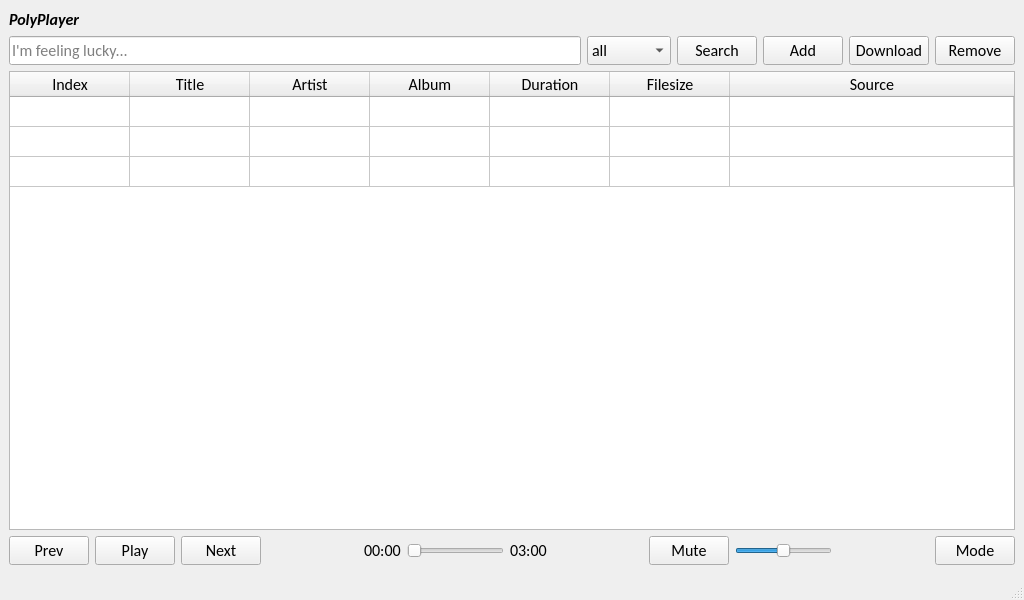
<?xml version="1.0" encoding="UTF-8"?>
<ui version="4.0">
 <author>Carl Cheung</author>
 <class>MainWindow</class>
 <widget class="QMainWindow" name="MainWindow">
  <property name="geometry">
   <rect>
    <x>0</x>
    <y>0</y>
    <width>1024</width>
    <height>600</height>
   </rect>
  </property>
  <property name="minimumSize">
   <size>
    <width>640</width>
    <height>480</height>
   </size>
  </property>
  <property name="font">
   <font>
    <family>Calibri</family>
    <pointsize>12</pointsize>
    <weight>50</weight>
    <bold>false</bold>
   </font>
  </property>
  <property name="windowTitle">
   <string>MainWindow</string>
  </property>
  <property name="autoFillBackground">
   <bool>true</bool>
  </property>
  <widget class="QWidget" name="centralwidget">
   <layout class="QVBoxLayout" name="verticalLayout_2">
    <item>
     <widget class="QLabel" name="title">
      <property name="font">
       <font>
        <weight>75</weight>
        <italic>true</italic>
        <bold>true</bold>
        <strikeout>false</strikeout>
       </font>
      </property>
      <property name="text">
       <string>PolyPlayer</string>
      </property>
     </widget>
    </item>
    <item>
     <layout class="QVBoxLayout" name="verticalLayout">
      <item>
       <layout class="QHBoxLayout" name="horizontalLayout">
        <item>
         <widget class="QLineEdit" name="global_search">
          <property name="text">
           <string/>
          </property>
          <property name="maxLength">
           <number>32</number>
          </property>
          <property name="placeholderText">
           <string>I'm feeling lucky...</string>
          </property>
         </widget>
        </item>
        <item>
         <widget class="QComboBox" name="dl_source">
          <item>
           <property name="text">
            <string>all</string>
           </property>
          </item>
          <item>
           <property name="text">
            <string>netease</string>
           </property>
          </item>
          <item>
           <property name="text">
            <string>qqmusic</string>
           </property>
          </item>
          <item>
           <property name="text">
            <string>xiami</string>
           </property>
          </item>
          <item>
           <property name="text">
            <string>migu</string>
           </property>
          </item>
          <item>
           <property name="text">
            <string>baidu</string>
           </property>
          </item>
          <item>
           <property name="text">
            <string>kugou</string>
           </property>
          </item>
         </widget>
        </item>
        <item>
         <widget class="QPushButton" name="pushButton_search">
          <property name="text">
           <string>Search</string>
          </property>
         </widget>
        </item>
        <item>
         <widget class="QPushButton" name="pushButton_add">
          <property name="text">
           <string>Add</string>
          </property>
         </widget>
        </item>
        <item>
         <widget class="QPushButton" name="pushButton_download">
          <property name="text">
           <string>Download</string>
          </property>
         </widget>
        </item>
        <item>
         <widget class="QPushButton" name="pushButton_download_2">
          <property name="text">
           <string>Remove</string>
          </property>
         </widget>
        </item>
       </layout>
      </item>
      <item>
       <widget class="QTableWidget" name="tableWidget">
        <property name="font">
         <font>
          <family>Calibri</family>
          <pointsize>12</pointsize>
          <weight>50</weight>
          <bold>false</bold>
         </font>
        </property>
        <property name="tabletTracking">
         <bool>true</bool>
        </property>
        <attribute name="horizontalHeaderCascadingSectionResizes">
         <bool>true</bool>
        </attribute>
        <attribute name="horizontalHeaderDefaultSectionSize">
         <number>120</number>
        </attribute>
        <attribute name="horizontalHeaderShowSortIndicator" stdset="0">
         <bool>true</bool>
        </attribute>
        <attribute name="horizontalHeaderStretchLastSection">
         <bool>true</bool>
        </attribute>
        <attribute name="verticalHeaderVisible">
         <bool>false</bool>
        </attribute>
        <attribute name="verticalHeaderCascadingSectionResizes">
         <bool>true</bool>
        </attribute>
        <attribute name="verticalHeaderDefaultSectionSize">
         <number>30</number>
        </attribute>
        <attribute name="verticalHeaderShowSortIndicator" stdset="0">
         <bool>true</bool>
        </attribute>
        <row>
         <property name="text">
          <string>1</string>
         </property>
        </row>
        <row>
         <property name="text">
          <string>2</string>
         </property>
        </row>
        <row>
         <property name="text">
          <string>3</string>
         </property>
        </row>
        <column>
         <property name="text">
          <string>Index</string>
         </property>
        </column>
        <column>
         <property name="text">
          <string>Title</string>
         </property>
        </column>
        <column>
         <property name="text">
          <string>Artist</string>
         </property>
        </column>
        <column>
         <property name="text">
          <string>Album</string>
         </property>
        </column>
        <column>
         <property name="text">
          <string>Duration</string>
         </property>
        </column>
        <column>
         <property name="text">
          <string>Filesize</string>
         </property>
        </column>
        <column>
         <property name="text">
          <string>Source</string>
         </property>
        </column>
       </widget>
      </item>
      <item>
       <layout class="QHBoxLayout" name="horizontalLayout_2">
        <item>
         <widget class="QPushButton" name="pushButton_prev">
          <property name="text">
           <string>Prev</string>
          </property>
         </widget>
        </item>
        <item>
         <widget class="QPushButton" name="pushButton_play">
          <property name="text">
           <string>Play</string>
          </property>
         </widget>
        </item>
        <item>
         <widget class="QPushButton" name="pushButton_next">
          <property name="text">
           <string>Next</string>
          </property>
         </widget>
        </item>
        <item>
         <spacer name="horizontalSpacer">
          <property name="orientation">
           <enum>Qt::Horizontal</enum>
          </property>
          <property name="sizeHint" stdset="0">
           <size>
            <width>40</width>
            <height>20</height>
           </size>
          </property>
         </spacer>
        </item>
        <item>
         <widget class="QLabel" name="label_current_play_time">
          <property name="text">
           <string>00:00</string>
          </property>
         </widget>
        </item>
        <item>
         <widget class="QSlider" name="horizontalSlider_play_progress">
          <property name="orientation">
           <enum>Qt::Horizontal</enum>
          </property>
          <property name="invertedAppearance">
           <bool>false</bool>
          </property>
          <property name="tickPosition">
           <enum>QSlider::NoTicks</enum>
          </property>
         </widget>
        </item>
        <item>
         <widget class="QLabel" name="label_total_play_time">
          <property name="text">
           <string>03:00</string>
          </property>
         </widget>
        </item>
        <item>
         <spacer name="horizontalSpacer_2">
          <property name="orientation">
           <enum>Qt::Horizontal</enum>
          </property>
          <property name="sizeHint" stdset="0">
           <size>
            <width>40</width>
            <height>20</height>
           </size>
          </property>
         </spacer>
        </item>
        <item>
         <widget class="QPushButton" name="pushButton">
          <property name="text">
           <string>Mute</string>
          </property>
         </widget>
        </item>
        <item>
         <widget class="QSlider" name="horizontalSlider">
          <property name="value">
           <number>49</number>
          </property>
          <property name="orientation">
           <enum>Qt::Horizontal</enum>
          </property>
         </widget>
        </item>
        <item>
         <spacer name="horizontalSpacer_3">
          <property name="orientation">
           <enum>Qt::Horizontal</enum>
          </property>
          <property name="sizeHint" stdset="0">
           <size>
            <width>40</width>
            <height>20</height>
           </size>
          </property>
         </spacer>
        </item>
        <item>
         <widget class="QPushButton" name="pushButton_2">
          <property name="text">
           <string>Mode</string>
          </property>
         </widget>
        </item>
       </layout>
      </item>
     </layout>
    </item>
   </layout>
  </widget>
  <widget class="QMenuBar" name="menubar">
   <property name="geometry">
    <rect>
     <x>0</x>
     <y>0</y>
     <width>1024</width>
     <height>23</height>
    </rect>
   </property>
  </widget>
  <widget class="QStatusBar" name="statusbar"/>
 </widget>
 <resources/>
 <connections/>
 <designerdata>
  <property name="gridDeltaX">
   <number>10</number>
  </property>
  <property name="gridDeltaY">
   <number>10</number>
  </property>
  <property name="gridSnapX">
   <bool>true</bool>
  </property>
  <property name="gridSnapY">
   <bool>true</bool>
  </property>
  <property name="gridVisible">
   <bool>true</bool>
  </property>
 </designerdata>
</ui>
